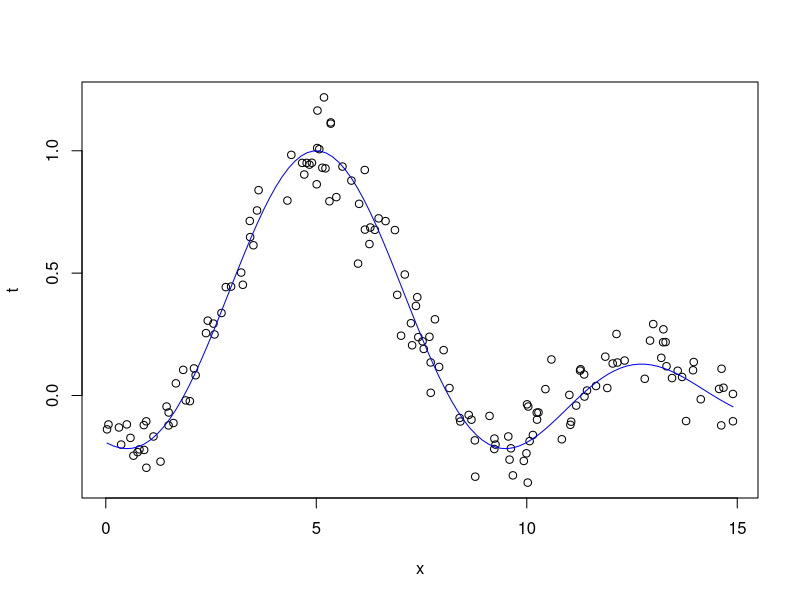
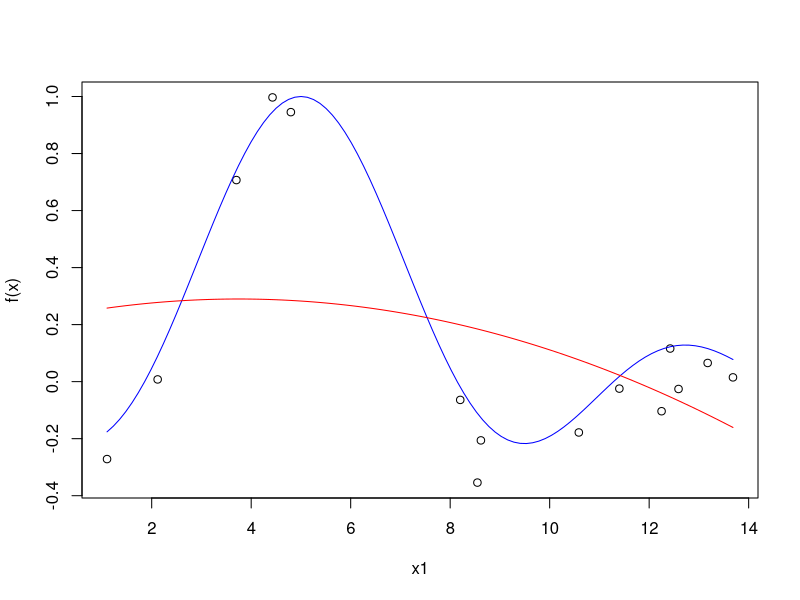

The R source for these figures, in order:
## ---- chunk 1
set.seed(5345)
par(mfrow=c(1, 1))
library(polynom)
## ---- chunk 2
f <- function(x) sin(x-5)/(x-5)
## ---- chunk 3
N <- 150
x <- runif(N,0,15)           # generate the x according to a uniform distribution p(x)
t <- f(x) + rnorm(N, sd=0.1) # generate the t according to a gaussian conditional distribution p(t|x)
## ---- chunk 4
plot(data.frame(x, t))
curve(f, type="l", col="blue", add=TRUE)
## ---- chunk 5
N <- 15
x1 <- runif(N,0,15)     # generate the x according to a uniform distribution p(x)
t1 <- f(x1) + rnorm(N, sd=0.1) # generate the t according to a gaussian conditional distribution p(t|x)
## ---- chunk 6
# generem un model que prediu amb un polinomi de grau 2:
poly_2 <- lm(t1 ~ poly(x1, 2, raw=TRUE))
# ho veiem:
plot(data.frame(x1, t1), ylab="f(x)") # punts de les dades
curve(f, type="l", col="blue", add=TRUE) # veritat revelada
p <- as.function(polynomial(coef(poly_2)))
curve(p, col="red", add=TRUE)
## ---- chunk 7
mse = function(mod) mean(mod$residuals^2)
mse(poly_2)
